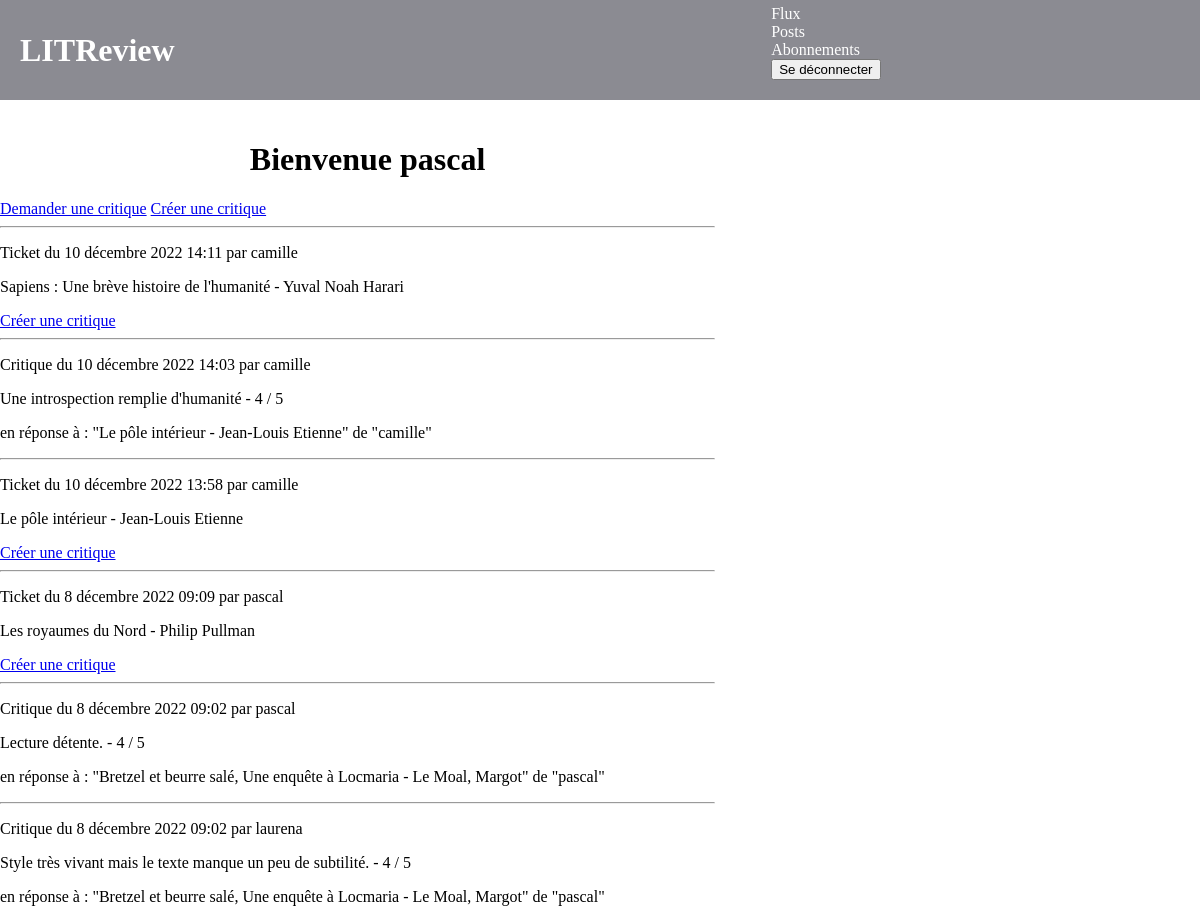
The page / (signed in, upper part) on the database as committed earlier.
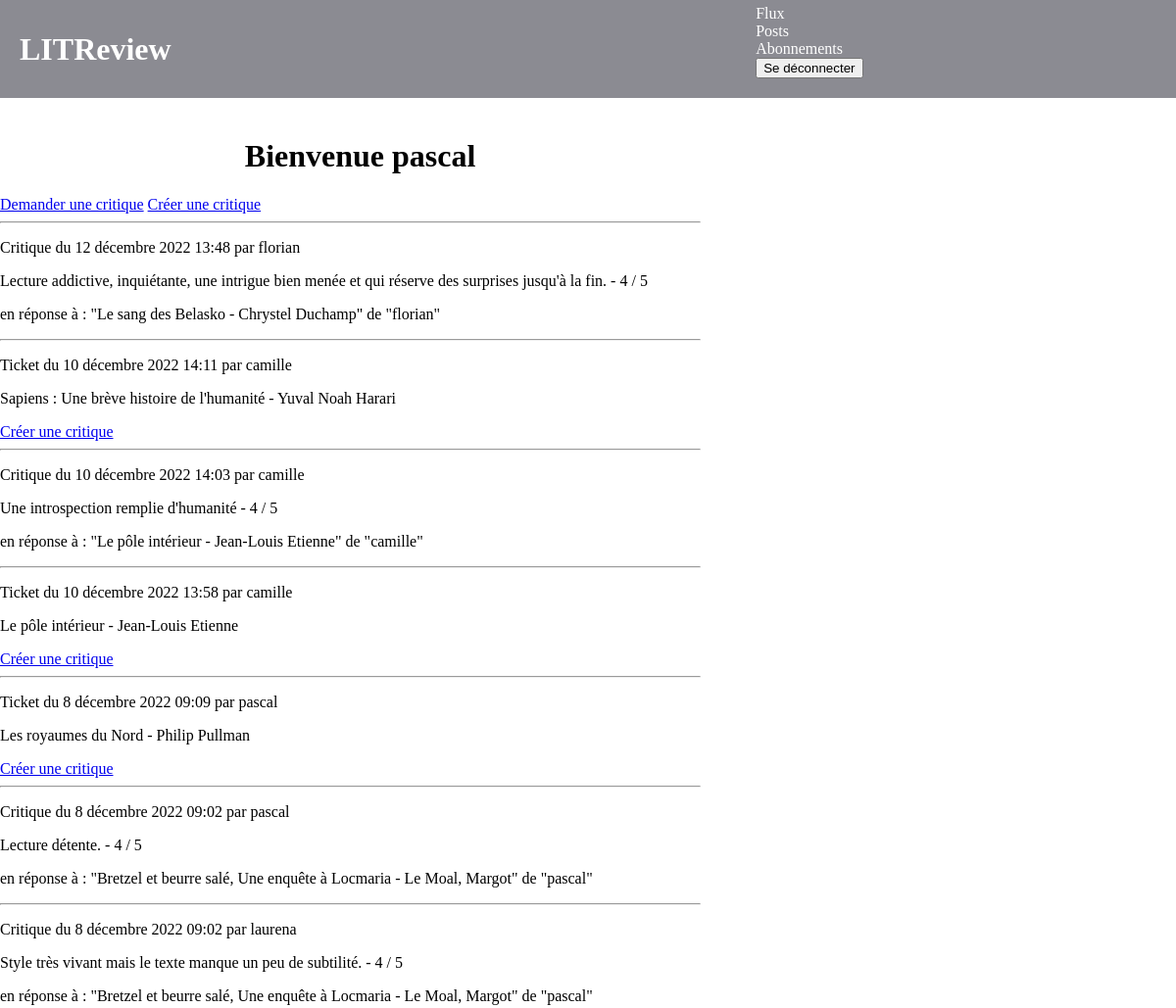
The same page on the database as committed later.
### bookreview/models.py (models this page shows, shortened)
class Ticket(models.Model):
    title = models.CharField(max_length=128)
    description = models.TextField(max_length=2048, blank=True)
    user = models.ForeignKey(to=settings.AUTH_USER_MODEL, on_delete=models.CASCADE)
    image = models.ImageField(null=True, blank=True)
    time_created = models.DateTimeField(auto_now_add=True)

class Review(models.Model):
    ticket = models.ForeignKey(to=Ticket, on_delete=models.CASCADE)
    rating = models.PositiveSmallIntegerField(
        validators=[MinValueValidator(0), MaxValueValidator(5)]
    )
    headline = models.CharField(max_length=128)
    body = models.TextField(max_length=8192, blank=True)
    user = models.ForeignKey(to=settings.AUTH_USER_MODEL, on_delete=models.CASCADE)
    time_created = models.DateTimeField(auto_now_add=True)

### accounts/models.py (models this page shows)
class User(AbstractUser):
    pass

### bookreview/views.py (the view)
# urls.py: path("", views.home, name="home"),
@login_required
def home(request):
    followed_users = get_followed_users(request.user)
    tickets = Ticket.objects.filter(Q(user__in=followed_users) | Q(user=request.user))
    tickets = tickets.annotate(content_type=Value('TICKET', CharField()))
    reviews = Review.objects.filter(Q(user__in=followed_users) | Q(user=request.user) | Q(ticket__user=request.user))
    reviews = reviews.annotate(content_type=Value('REVIEW', CharField()))
    posts = sorted(chain(reviews, tickets), key=lambda post: post.time_created, reverse=True)
    return render(request, 'bookreview/home.html', context={'posts': posts})

### bookreview/templatetags/bookreview_extras.py (called while the page is built)
@register.filter
def already_reviewed(ticket, user):
    if Review.objects.filter(ticket=ticket).filter(user=user).exists():
        return True
    else:
        return False

### bookreview/views.py (called while the page is built)
def get_followed_users(user):
    followed_users = []
    user_follows_rows = user.following.all()
    for row in user_follows_rows:
        followed_users.append(row.followed_user)
    return followed_users

### bookreview/templates/bookreview/home.html (shortened to what this page needs)
{% extends 'base.html' %}
{% load bookreview_extras %}
{% block content %}
  <h1>Bienvenue {{ user.username }}</h1>
  <a href="{% url 'bookreview:new_ticket' %}">Demander une critique</a>
  <a href="{% url 'bookreview:new_review_one_step' %}">Créer une critique</a>
  {% for post in posts %}
    {% if post.content_type == 'TICKET' %}
      <hr />
      <p>Ticket du {{ post.time_created }} par {{ post.user.username }}</p>
      <p>{{ post.title }}</p>
      {% if not post|already_reviewed:user %}
        <a href="{% url 'bookreview:new_review' post.id %}">Créer une critique</a>
      {% endif %}
    {% elif post.content_type == 'REVIEW' %}
      <hr />
      <p>Critique du {{ post.time_created }} par {{ post.user.username }}</p>
      <p>{{ post.headline }} - {{ post.rating }} / 5</p>
      <p>en réponse à : "{{ post.ticket.title }}" de "{{ post.ticket.user.username }}"</p>
    {% endif %}
  {% endfor %}
{% endblock content %}

Rows that differ between the two databases and show on the page:
added Review: time_created "12 décembre 2022 13:48", user.username "florian", headline "Lecture addictive, inquiétante, une intrigue bien menée et qui réserve des surprises jusqu'à la fin.", rating "4", ticket "Le sang des Belasko - Chrystel Duchamp", ticket.user.username "florian"
